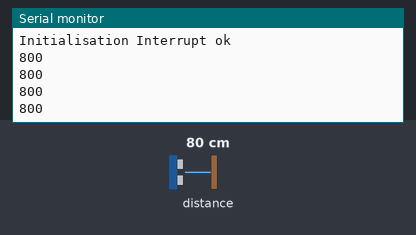
Recording of a sketch running on a simulated Arduino Uno, built with avr-gcc and run on an emulated ATmega328P. Parts: the last lines printed to the serial monitor. Inputs (shaded band) come from the test bench; at power-on: distance to the obstacle 80 cm.

Above: at 1.2 s.
1.3 s: distance to the obstacle set to 2 cm
At 1.52 s:
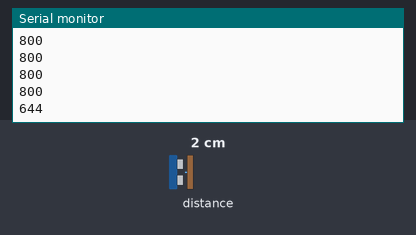
2.8 s: distance to the obstacle set to 4 cm
At 2.85 s:
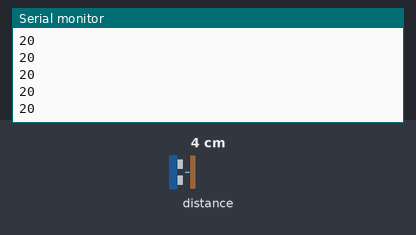
Timing chart, 0 to 5.8 s (numbered marks = the images above; inputs shaded):
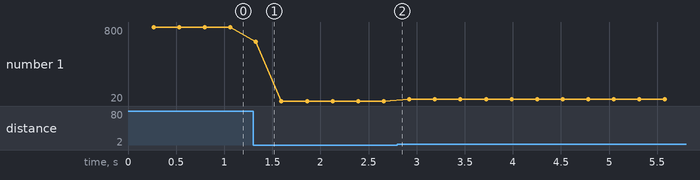

Measured:
- after the input at 1.3 s, the serial monitor: prints a new line at once (image 1)
- plotted number 1: 800 → 20 after the input at 1.3 s, 20 → 40 after the input at 2.8 s

The sketch:

Hardwareinterrupt.ino
```cpp
/*

SETUP:
Connect Pin3 and an LED which is connected over a resistor to GND.
Connect the sensor with Vcc, GND, SDA & SCL

Important: The sensor mustn't look in the air -- there is a bug then! Place a book or sth else at 30cm distance befor uploading the program.

*/

//------Sensor
#include <Wire.h>
#include <VL53L1X.h>


const int led1 = 3; //DIO
const int led2 = 4; //DIO

//Timer1 preload
const unsigned int PreloadTimer1 = 64911;
//Timer2 preload
const unsigned int PreloadTimer2 = 100;
int Timer2Counter = 0;

VL53L1X sensor;

volatile bool measurement_flag = false;

void setup()
{
  while (!Serial) {}
  Serial.begin(115200);
  Wire.begin();
  Wire.setClock(400000);

  sensor.setTimeout(500);
  if (!sensor.init())
  {
    Serial.println("Failed to detect and initialize sensor!");
    while (1);
  }


  sensor.setDistanceMode(VL53L1X::Long);
  sensor.setMeasurementTimingBudget(50000);

  sensor.startContinuous(100);

  Serial.println("Initialisation ok");


  //---------------------------------------------------------------End of Enable Interrupt
  //Timer 1
  TCCR1A = 0x00;
  TCCR1B = 0x00;
  TCCR1B |= (1 << CS12) + (0 << CS11) + (1 << CS10);//<--Prescaler 1024 // Prescaler 8: (0 << CS12) + (1 << CS11) + (0 << CS10);
  TIMSK1 = (1 << TOIE1);
  TCNT1 = PreloadTimer1; //This prload is used to achieve the 40ms timeperiode  f = sysclock/(prescaler * (2^16 - preload))

  //Timer 2
  TCCR2A = 0x00;
  TCCR2B = 0x00;
  TCCR2B |= (1 << CS22) + (1 << CS21) + (1 << CS20);
  TIMSK2 = (1 << TOIE2);
  TCNT2 = PreloadTimer2;

  Serial.println("Initialisation Interrupt ok");

  //---------------------------------------------------------------End of Enable Interrupt


}

bool ledState1 = false;
bool ledState2 = false;
int measurements[5] = {0};

ISR(TIMER2_OVF_vect)
{
  TCNT2 = PreloadTimer2;
  if(Timer2Counter >= 4)
  {
    digitalWrite(led2, ledState2 ? HIGH : LOW);
    ledState2 = !ledState2;
    measurement_flag = true;
    Timer2Counter = 0;
  }
  else{Timer2Counter++;}
}

ISR(TIMER1_OVF_vect)
{
  TCNT1 = PreloadTimer1;
  digitalWrite(led1, ledState1 ? HIGH : LOW);
  ledState1 = !ledState1;
  //measurement_flag = true;
}

void loop(void)
{
  // noInterrupts();
  // interrupts();

  //here should be the new calculated settings of the previous control circle

  //Calculation for the next control circle
  if (measurement_flag) {
    measurement_flag = false;
    for (int i = 0; i < 5; i++) {
      measurements[i] = sensor.read();
    }
    int avg_measurement = (measurements[0] + measurements[1] + measurements[2] + measurements[3] + measurements[4]) / 5;
    /*
    Serial.println(String(measurements[0]) + "," +
               String(measurements[1]) + "," +
               String(measurements[2]) + "," +
               String(measurements[3]) + "," +
               String(measurements[4]));
               //Those measurements vary thats why we take the average over 5 measures.
               */
    Serial.println(avg_measurement);
  }
  delay(100);
}
```
